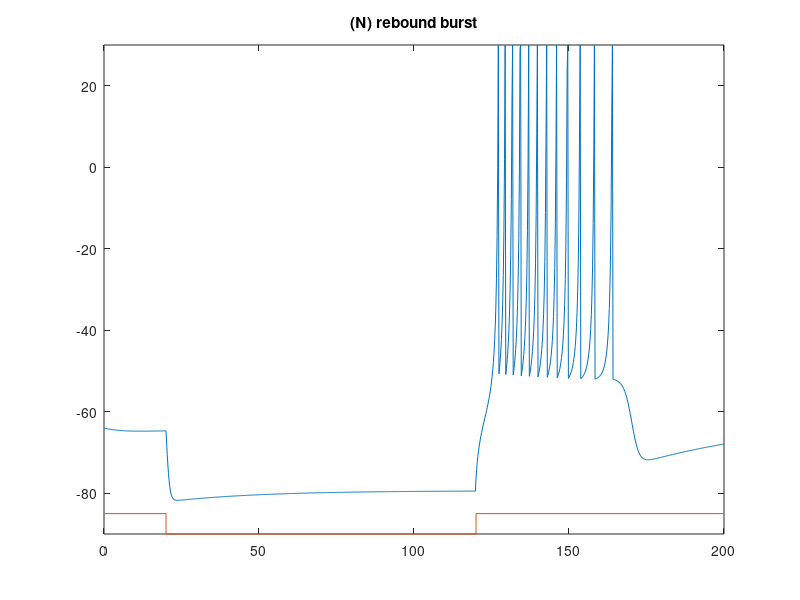

Recreate this plot in MATLAB.
a=0.03; b=0.25; c=-52;  d=0;
V=-64;  u=b*V;
VV=[];  uu=[];
tau = 0.2;  tspan = 0:tau:200;
T1=20;
current_span = 100;

for t=tspan
    if (t>T1) & (t < T1+current_span) 
        I=-15;
    else
        I=0;
    end;
    V = V + tau*(0.04*V^2+5*V+140-u+I);
    u = u + tau*a*(b*V-u);
    if V > 30
        VV(end+1)=30;
        V = c;
        u = u + d;
    else
        VV(end+1)=V;
    end;
    uu(end+1)=u;
end;
plot(tspan,VV,[0 T1 T1 (T1+current_span) (T1+current_span) max(tspan)],-85+[0 0 -5 -5 0 0]);
axis([0 max(tspan) -90 30])
title('(N) rebound burst');